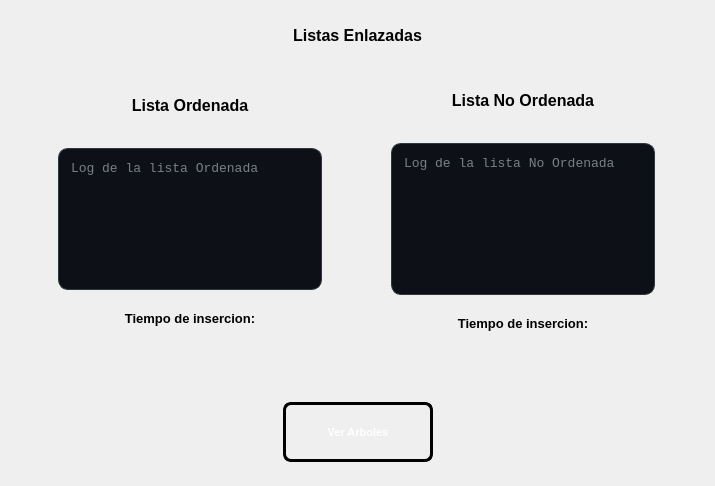
      <widget class="QWidget" name="widget_3" native="true">
       <property name="minimumSize">
        <size>
         <width>715</width>
         <height>480</height>
        </size>
       </property>
       <property name="maximumSize">
        <size>
         <width>16777215</width>
         <height>500</height>
        </size>
       </property>
       <layout class="QVBoxLayout" name="verticalLayout_3">
        <property name="spacing">
         <number>4</number>
        </property>
        <property name="leftMargin">
         <number>4</number>
        </property>
        <property name="topMargin">
         <number>4</number>
        </property>
        <property name="rightMargin">
         <number>4</number>
        </property>
        <property name="bottomMargin">
         <number>4</number>
        </property>
        <item>
         <widget class="QWidget" name="widget_4" native="true">
          <property name="minimumSize">
           <size>
            <width>300</width>
            <height>0</height>
           </size>
          </property>
          <property name="maximumSize">
           <size>
            <width>16777215</width>
            <height>400</height>
           </size>
          </property>
          <layout class="QVBoxLayout" name="verticalLayout_12">
           <item>
            <widget class="QLabel" name="labelListas">
             <property name="minimumSize">
              <size>
               <width>150</width>
               <height>50</height>
              </size>
             </property>
             <property name="styleSheet">
              <string notr="true">QLabel#labelListas {        
 
    color: qlineargradient(x1:0, y1:0, x2:1, y2:1, 
	stop:0 rgb(0, 0, 0), 
	stop:1 rgb(77, 5, 57));

  	 font-size: 16px;
    font-weight: bold;
    font-family: &quot;Segoe UI&quot;, Arial;
    
    background: transparent;
    padding: 2px;
    margin-bottom: 5px;
}

</string>
             </property>
             <property name="text">
              <string>Listas Enlazadas</string>
             </property>
             <property name="alignment">
              <set>Qt::AlignmentFlag::AlignCenter</set>
             </property>
            </widget>
           </item>
           <item>
            <layout class="QHBoxLayout" name="horizontalLayout_11">
             <item>
              <widget class="QWidget" name="widget_7" native="true">
               <property name="minimumSize">
                <size>
                 <width>300</width>
                 <height>290</height>
                </size>
               </property>
               <property name="maximumSize">
                <size>
                 <width>300</width>
                 <height>290</height>
                </size>
               </property>
               <layout class="QVBoxLayout" name="verticalLayout_11">
                <item>
                 <widget class="QLabel" name="labelListaOrdenada">
                  <property name="minimumSize">
                   <size>
                    <width>150</width>
                    <height>50</height>
                   </size>
                  </property>
                  <property name="styleSheet">
                   <string notr="true">QLabel#labelListaOrdenada {        
 
    color: qlineargradient(x1:0, y1:0, x2:1, y2:1, 
	stop:0 rgb(0, 0, 0), 
	stop:1 rgb(77, 5, 57));

  	 font-size: 16px;
    font-weight: bold;
    font-family: &quot;Segoe UI&quot;, Arial;
    
    background: transparent;
    padding: 2px;
    margin-bottom: 5px;
}

</string>
                  </property>
                  <property name="text">
                   <string>Lista Ordenada</string>
                  </property>
                  <property name="alignment">
                   <set>Qt::AlignmentFlag::AlignCenter</set>
                  </property>
                 </widget>
                </item>
                <item>
                 <widget class="QWidget" name="widget_5" native="true">
                  <property name="minimumSize">
                   <size>
                    <width>250</width>
                    <height>200</height>
                   </size>
                  </property>
                  <layout class="QVBoxLayout" name="verticalLayout_9">
                   <item>
                    <widget class="QTextEdit" name="textEditListOrdenada">
                     <property name="minimumSize">
                      <size>
                       <width>260</width>
                       <height>100</height>
                      </size>
                     </property>
                     <property name="styleSheet">
                      <string notr="true">QTextEdit#textEditListOrdenada{
    background-color: #0D1117;   
    color: #E6EDF3;               
    border: 1px solid #30363D;     
    border-radius: 10px;          
    padding: 8px;
    font-family: Consolas, monospace;
    font-size: 13px;
}</string>
                     </property>
                     <property name="placeholderText">
                      <string>Log de la lista Ordenada</string>
                     </property>
                    </widget>
                   </item>
                   <item>
                    <widget class="QLabel" name="labelTiempoListOrdenada">
                     <property name="minimumSize">
                      <size>
                       <width>250</width>
                       <height>50</height>
                      </size>
                     </property>
                     <property name="styleSheet">
                      <string notr="true">QLabel#labelTiempoListOrdenada {        
 
    color: qlineargradient(x1:0, y1:0, x2:1, y2:1, 
	stop:0 rgb(0, 0, 0), 
	stop:1 rgb(8, 2, 48));

  	 font-size: 13px;
    font-weight: bold;
    font-family: &quot;Segoe UI&quot;, Arial;
    
    background: transparent;
    padding: 2px;
    margin-bottom: 5px;
}

</string>
                     </property>
                     <property name="text">
                      <string>Tiempo de insercion:</string>
                     </property>
                     <property name="alignment">
                      <set>Qt::AlignmentFlag::AlignCenter</set>
                     </property>
                    </widget>
                   </item>
                  </layout>
                 </widget>
                </item>
               </layout>
              </widget>
             </item>
             <item>
              <widget class="QWidget" name="widget_8" native="true">
               <property name="minimumSize">
                <size>
                 <width>300</width>
                 <height>290</height>
                </size>
               </property>
               <property name="maximumSize">
                <size>
                 <width>290</width>
                 <height>300</height>
                </size>
               </property>
               <layout class="QVBoxLayout" name="verticalLayout_4">
                <item>
                 <widget class="QLabel" name="labelListaNoOrdenada">
                  <property name="minimumSize">
                   <size>
                    <width>150</width>
                    <height>50</height>
                   </size>
                  </property>
                  <property name="styleSheet">
                   <string notr="true">QLabel#labelListaNoOrdenada {        
 
    color: qlineargradient(x1:0, y1:0, x2:1, y2:1, 
	stop:0 rgb(0, 0, 0), 
	stop:1 rgb(77, 5, 57));

  	 font-size: 16px;
    font-weight: bold;
    font-family: &quot;Segoe UI&quot;, Arial;
    
    background: transparent;
    padding: 2px;
    margin-bottom: 5px;
}

</string>
                  </property>
                  <property name="text">
                   <string>Lista No Ordenada</string>
                  </property>
                  <property name="alignment">
                   <set>Qt::AlignmentFlag::AlignCenter</set>
                  </property>
                 </widget>
                </item>
                <item>
                 <widget class="QWidget" name="widget_14" native="true">
                  <property name="minimumSize">
                   <size>
                    <width>250</width>
                    <height>200</height>
                   </size>
                  </property>
                  <layout class="QVBoxLayout" name="verticalLayout_10">
                   <item>
                    <widget class="QTextEdit" name="textEditListNoOrdenada">
                     <property name="minimumSize">
                      <size>
                       <width>260</width>
                       <height>100</height>
                      </size>
                     </property>
                     <property name="styleSheet">
                      <string notr="true">QTextEdit#textEditListNoOrdenada{
    background-color: #0D1117;   
    color: #E6EDF3;               
    border: 1px solid #30363D;     
    border-radius: 10px;          
    padding: 8px;
    font-family: Consolas, monospace;
    font-size: 13px;
}</string>
                     </property>
                     <property name="placeholderText">
                      <string>Log de la lista No Ordenada</string>
                     </property>
                    </widget>
                   </item>
                   <item>
                    <widget class="QLabel" name="labelTiempoListNoOrdenada">
                     <property name="minimumSize">
                      <size>
                       <width>250</width>
                       <height>50</height>
                      </size>
                     </property>
                     <property name="styleSheet">
                      <string notr="true">QLabel#labelTiempoListNoOrdenada {        
 
    color: qlineargradient(x1:0, y1:0, x2:1, y2:1, 
	stop:0 rgb(0, 0, 0), 
	stop:1 rgb(8, 2, 48));

  	 font-size: 13px;
    font-weight: bold;
    font-family: &quot;Segoe UI&quot;, Arial;
    
    background: transparent;
    padding: 2px;
    margin-bottom: 5px;
}

</string>
                     </property>
                     <property name="text">
                      <string>Tiempo de insercion:</string>
                     </property>
                     <property name="alignment">
                      <set>Qt::AlignmentFlag::AlignCenter</set>
                     </property>
                    </widget>
                   </item>
                  </layout>
                 </widget>
                </item>
               </layout>
              </widget>
             </item>
            </layout>
           </item>
          </layout>
         </widget>
        </item>
        <item>
         <widget class="QWidget" name="widget_6" native="true">
          <property name="minimumSize">
           <size>
            <width>0</width>
            <height>100</height>
           </size>
          </property>
          <property name="maximumSize">
           <size>
            <width>16777215</width>
            <height>100</height>
           </size>
          </property>
          <layout class="QHBoxLayout" name="horizontalLayout_10">
           <item>
            <spacer name="horizontalSpacer_3">
             <property name="orientation">
              <enum>Qt::Orientation::Horizontal</enum>
             </property>
             <property name="sizeHint" stdset="0">
              <size>
               <width>40</width>
               <height>20</height>
              </size>
             </property>
            </spacer>
           </item>
           <item>
            <widget class="QPushButton" name="btnVerArboles">
             <property name="minimumSize">
              <size>
               <width>150</width>
               <height>60</height>
              </size>
             </property>
             <property name="maximumSize">
              <size>
               <width>150</width>
               <height>16777215</height>
              </size>
             </property>
             <property name="styleSheet">
              <string notr="true">QPushButton#btnVerArboles {
    background-color: qlineargradient(spread:pad, x1:0, y1:0, x2:1, y2:1, 
                        stop:0 rgb(8, 2, 48), 
                        stop:1 rgb(255, 163, 72));
    
    border: 3px solid black;
    border-radius: 8px;
    
    color: white;
    font-family: &quot;Arial Black&quot;, Gadget, sans-serif;
    font-size: 11px;
    font-weight: bold;
    text-transform: uppercase;
    
    padding: 10px 25px;
}

QPushButton#btnExportar:hover {
    background-color: qlineargradient(spread:pad, x1:0, y1:0, x2:1, y2:1, 
                        stop:0 rgba(41, 128, 185, 255), 
                        stop:1 rgba(142, 68, 173, 255));
    border-color: #f1c40f;
}


QPushButton#btnExportar:pressed {
    background-color: #2c3e50;
    padding-top: 12px;
    padding-left: 27px;
}</string>
             </property>
             <property name="text">
              <string>Ver Arboles</string>
             </property>
            </widget>
           </item>
           <item>
            <spacer name="horizontalSpacer_4">
             <property name="orientation">
              <enum>Qt::Orientation::Horizontal</enum>
             </property>
             <property name="sizeHint" stdset="0">
              <size>
               <width>40</width>
               <height>20</height>
              </size>
             </property>
            </spacer>
           </item>
          </layout>
         </widget>
        </item>
       </layout>
      </widget>
